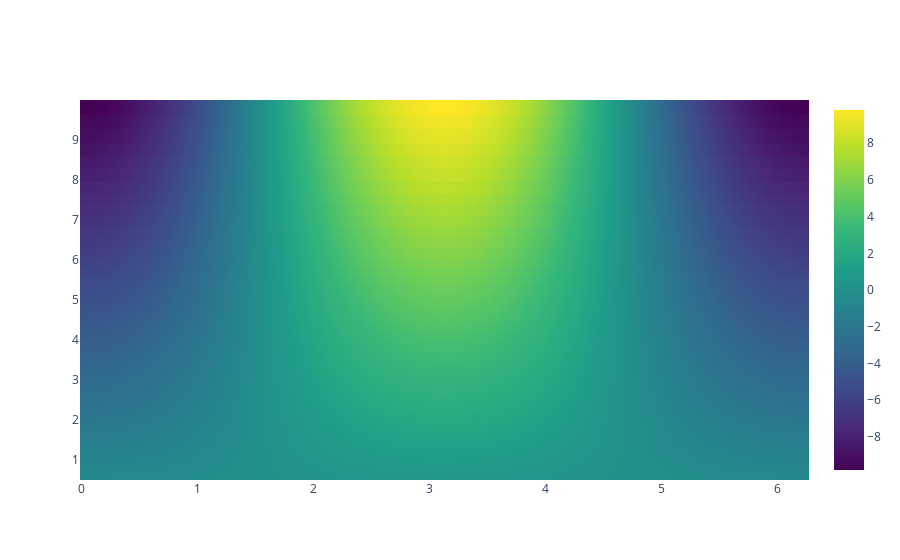

The cell this chart's notebook holds for it:
### Code cell
import plotly.graph_objects as go
fig = go.Figure(
    data=go.Heatmap(
        z=coords_mapped[...,0],    # data matrix [m (radius), n (angle)]
        colorscale='Viridis',  # colorscale choice
        x=angles,   # angular indices
        y=radii,   # radial indices
        hoverongaps=False,
        zsmooth=False
    )
)
fig.show()

### Figure 1 — Plotly figure (JSON) as saved in the notebook; plotly's stock layout.template omitted (floating-point values rounded to 4 significant figures; data arrays with more than 128 entries replaced by an {"elided": "..."} marker saying what was removed)
{"data": [{"colorscale": [[0, "#440154"], [0.1111, "#482878"], [0.2222, "#3e4989"], [0.3333, "#31688e"], [0.4444, "#26828e"], [0.5556, "#1f9e89"], [0.6667, "#35b779"], [0.7778, "#6ece58"], [0.8889, "#b5de2b"], [1, "#fde725"]], "hoverongaps": false, "type": "heatmap", "x": {"elided": "356 float values"}, "y": [0.5241, 0.574, 0.6264, 0.6809, 0.7375, 0.7961, 0.8567, 0.9195, 0.9845, 1.052, 1.121, 1.193, 1.268, 1.345, 1.425, 1.508, 1.594, 1.682, 1.774, 1.869, 1.967, 2.069, 2.174, 2.283, 2.396, 2.513, 2.634, 2.759, 2.888, 3.022, 3.161, 3.305, 3.453, 3.607, 3.766, 3.931, 4.102, 4.278, 4.461, 4.65, 4.846, 5.048, 5.258, 5.475, 5.699, 5.932, 6.173, 6.422, 6.679, 6.946, 7.222, 7.508, 7.804, 8.11, 8.427, 8.755, 9.095, 9.448, 9.813], "z": {"elided": "59x356 float values"}, "zsmooth": false}], "layout": {}}
